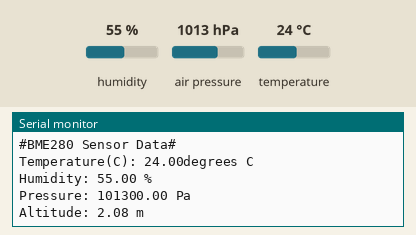
The sketch below on a simulated Arduino Uno, built with avr-gcc and run on an emulated ATmega328P. Shown: the last lines printed to the serial monitor. The inputs (shaded band) are chosen by the test bench; at power-on: humidity 55 %, air pressure 1013 hPa, temperature 24 °C.

Above: at 1.2 s.
1.3 s: humidity set to 22 %
At 3.2 s:
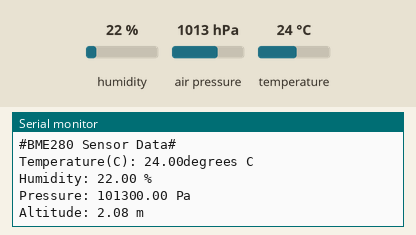
3.6 s: air pressure set to 952 hPa
At 5.0 s:
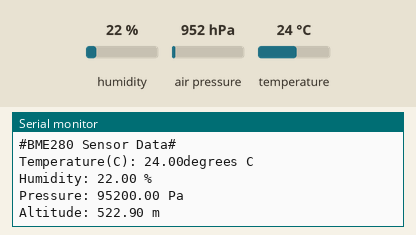

Measured:
- after the input at 1.3 s, the serial monitor: prints a new line after 0.71 s (image 1)
- after the input at 3.6 s, the serial monitor: prints a new line after 0.42 s (image 2)

The sketch:

Pratice2_Temperature_Sensor.ino
```cpp
#include <SparkFunBME280.h>
#define BME280_ADDR 0x77
BME280 myBME280;

void setup(){
  Serial.begin(115200);
  myBME280.setI2CAddress(BME280_ADDR);
  myBME280.beginI2C();
}

void loop(){
  Serial.println("#BME280 Sensor Data#");
  //섭씨 온도
  Serial.print("Temperature(C): ");
  Serial.print(myBME280.readTempC(), 2);
  Serial.println("degrees C");
  //상대습도
  Serial.print("Humidity: ");
  Serial.print(myBME280.readFloatHumidity(), 2);
  Serial.println(" %");
  //기압
  Serial.print("Pressure: ");
  Serial.print(myBME280.readFloatPressure(), 2);
  Serial.println(" Pa");
  //고도
  Serial.print("Altitude: ");
  Serial.print(myBME280.readFloatAltitudeMeters(), 2);
  Serial.println(" m");

  Serial.println();
  delay(2000);
}
```
